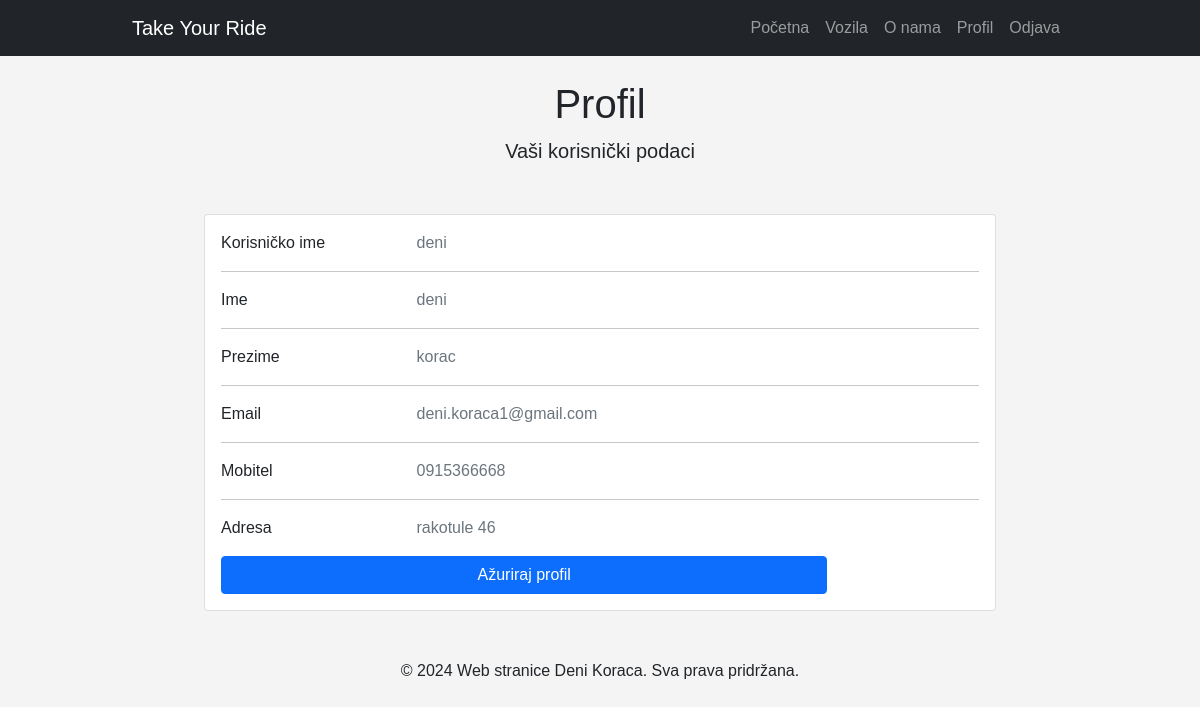
Page /profile/ (signed in) on the committed database.
### main/models.py (models this page shows, shortened)
class Korisnik(models.Model):
    ime_korisnika = models.CharField(max_length=100)
    prezime_korisnika = models.CharField(max_length=100)
    adresa_korisnika = models.CharField(max_length=100)
    mobitel_korisnika = models.CharField(max_length=10)
    email_korisnika = models.EmailField()
    user = models.OneToOneField(User, null=True, on_delete=models.CASCADE)

### main/views.py (the view)
# urls.py: path('profile/', views.profile_view, name='profile'),
@login_required
def profile_view(request):
    korisnik, created = Korisnik.objects.get_or_create(user=request.user, defaults={
        'ime_korisnika': '',
        'prezime_korisnika': '',
        'adresa_korisnika': '',
        'mobitel_korisnika': '',
        'email_korisnika': request.user.email
    })
    return render(request, 'profile.html', {'korisnik': korisnik})

### main/templates/profile.html
{% extends "landing.html" %}
{% block content %}
{% load static %}
<br/>
<div class="text-center mb-5">
    <h1 class="display-4">Profil</h1>
    <p class="lead">Vaši  korisnički podaci</p>
</div>
{% if user.is_authenticated %}
<div class="row justify-content-center">
    <div class="col-lg-8">
        <div class="card mb-4">
            <div class="card-body">
                <div class="row">
                    <div class="col-sm-3">
                        <p class="mb-0">Korisničko ime</p>
                    </div>
                    <div class="col-sm-9">
                        <p class="text-muted mb-0">{{ user.username }}</p>
                    </div>
                </div>
                <hr>
                <div class="row">
                    <div class="col-sm-3">
                        <p class="mb-0">Ime</p>
                    </div>
                    <div class="col-sm-9">
                        <p class="text-muted mb-0">{{ korisnik.ime_korisnika }}</p>
                    </div>
                </div>
                <hr>
                <div class="row">
                    <div class="col-sm-3">
                        <p class="mb-0">Prezime</p>
                    </div>
                    <div class="col-sm-9">
                        <p class="text-muted mb-0">{{ korisnik.prezime_korisnika }}</p>
                    </div>
                </div>
                <hr>
                <div class="row">
                    <div class="col-sm-3">
                        <p class="mb-0">Email</p>
                    </div>
                    <div class="col-sm-9">
                        <p class="text-muted mb-0">{{ korisnik.email_korisnika }}</p>
                    </div>
                </div>
                <hr>
                <div class="row">
                    <div class="col-sm-3">
                        <p class="mb-0">Mobitel</p>
                    </div>
                    <div class="col-sm-9">
                        <p class="text-muted mb-0">{{ korisnik.mobitel_korisnika }}</p>
                    </div>
                </div>
                <hr>
                <div class="row">
                    <div class="col-sm-3">
                        <p class="mb-0">Adresa</p>
                    </div>
                    <div class="col-sm-9">
                        <p class="text-muted mb-0">{{ korisnik.adresa_korisnika }}</p>
                    </div>
                </div>
                <div class="row mt-3">
                    <div class="col-sm-12">
                        <a href="{% url 'main:update_profile' %}" class="btn btn-primary btn-block">Ažuriraj profil</a>
                    </div>
                </div>
            </div>
        </div>
    </div>
</div>
{% endif %}
{% endblock %}

### main/static/style.css (style rules this page uses)
body { font-family: Arial, sans-serif; background-color: #f4f4f4; margin: 0; padding: 0; }
.text-center { text-align: center; }
.display-4 { font-size: 2.5rem; font-weight: 300; }
.lead { font-size: 1.25rem; font-weight: 300; }
.btn-primary { width: 80%; align-items: center; text-align: center; align-content: center; }

### rows in the picture
Korisnik: ime_korisnika "deni", prezime_korisnika "korac", email_korisnika "deni.koraca1@gmail.com", mobitel_korisnika "0915366668", adresa_korisnika "rakotule 46"

### other values in the picture
{{ user.username }} "deni"
